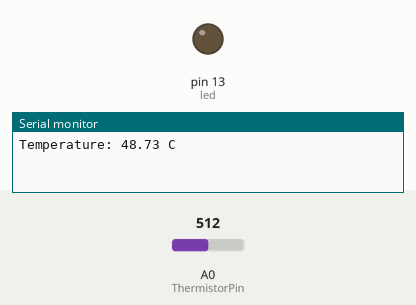
Recording of a sketch running on a simulated Arduino Uno, built with avr-gcc and run on an emulated ATmega328P. On the bench: output pins drawn as LEDs (lit = HIGH), the last lines printed to the serial monitor. Inputs (shaded band) come from the test bench; at power-on: A0 (ThermistorPin) = 512.

Above: at 2.8 s.
2.9 s: A0 (ThermistorPin) set to 287
5.6 s: A0 (ThermistorPin) set to 262
At 7.4 s:
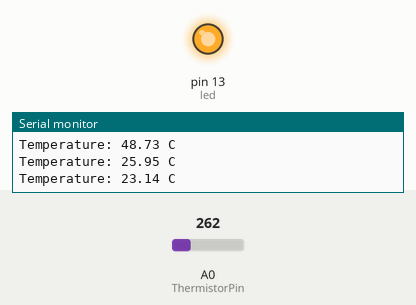
8.3 s: A0 (ThermistorPin) set to 306
At 10.5 s:
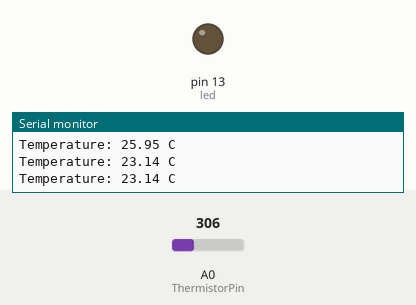
11.5 s: A0 (ThermistorPin) set to 122
At 13.3 s:
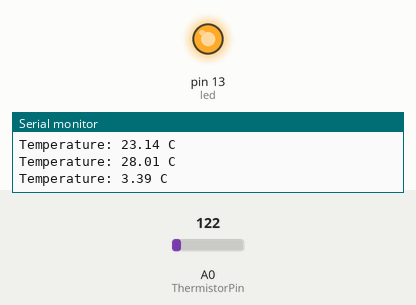
Timing chart, 0 to 14.8 s (numbered marks = the images above; inputs shaded):
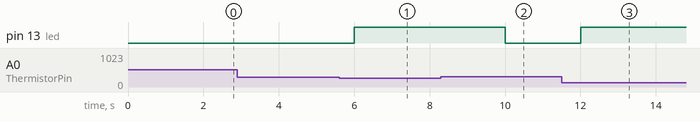

Measured:
- the behaviour switches between 279 and 278 on A0 (ThermistorPin) (found by bisection; images 0 and 1)
- after the input at 5.6 s, pin 13 (led): LOW → HIGH after 0.40 s
- after the input at 8.3 s, pin 13 (led): HIGH → LOW after 1.7 s
- after the input at 11.5 s, pin 13 (led): LOW → HIGH after 0.51 s

The sketch:

MUJHACKS.ino
```cpp
int ThermistorPin = 0;
int led = 13;
int Vo;
float R1 = 10000;
float logR2, R2, T, Tc, Tf;
float c1 = 1.009249522e-03, c2 = 2.378405444e-04, c3 = 2.019202697e-07;

void setup() {
Serial.begin(9600);
pinMode(led, OUTPUT);
}

void loop() {

  Vo = analogRead(ThermistorPin);
  R2 = R1 * (1023.0 / (float)Vo - 1.0);
  logR2 = log(R2);
  T = (1.0 / (c1 + c2*logR2 + c3*logR2*logR2*logR2));
  Tc = T - 273.15+24;
  //Tf = (Tc * 9.0)/ 5.0 + 32.0;
  if(Tc<25)
  {
   digitalWrite(led, HIGH);
   delay(1000);
    }
    else
    {
      digitalWrite(led,LOW);
      delay(1000);
      }

  Serial.print("Temperature: ");

  Serial.print(Tc);
  Serial.println(" C");

  delay(1000);
}
```
